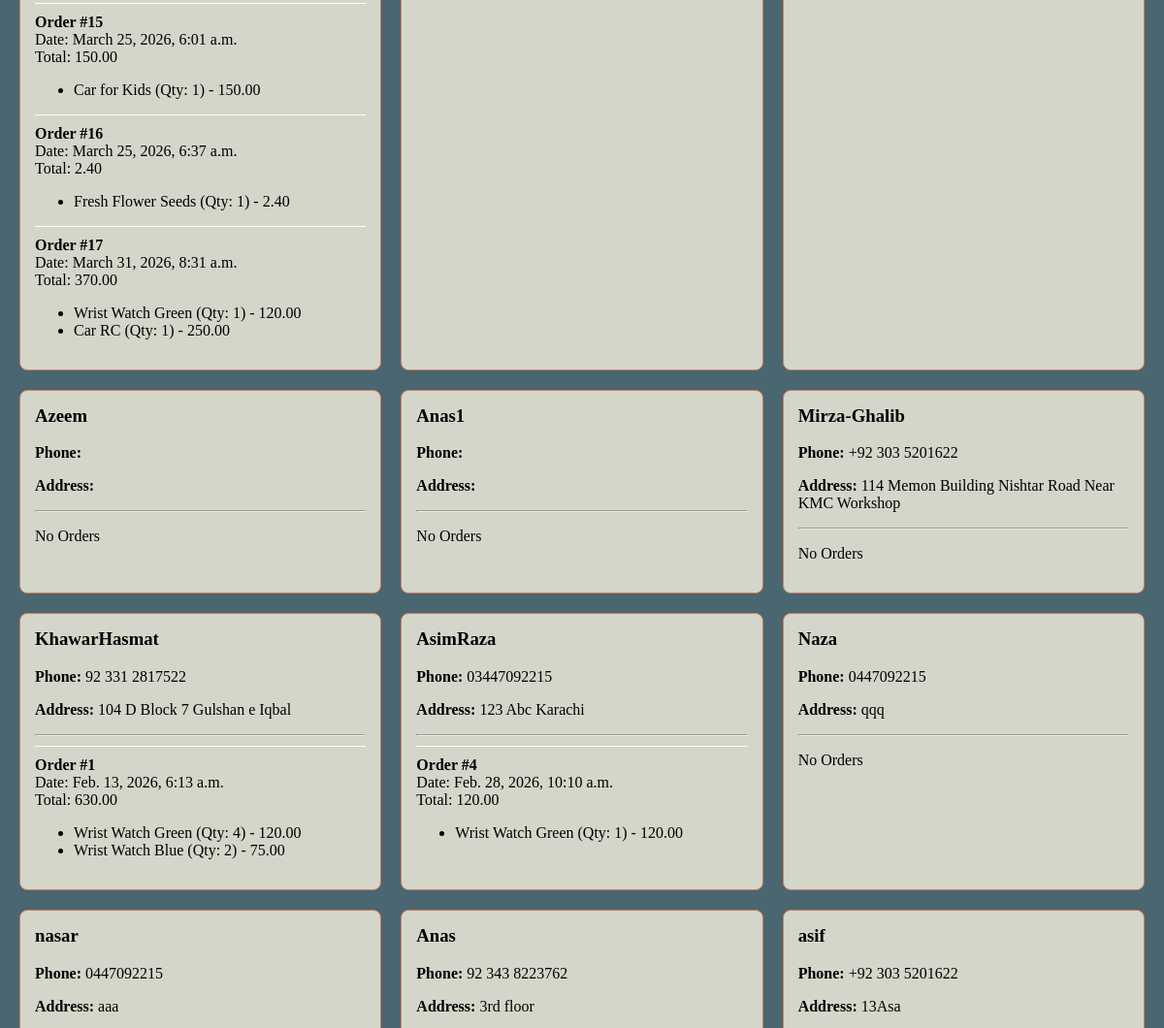
Page /accounts/customer-orders/ (signed in, middle part) on the earlier database version.
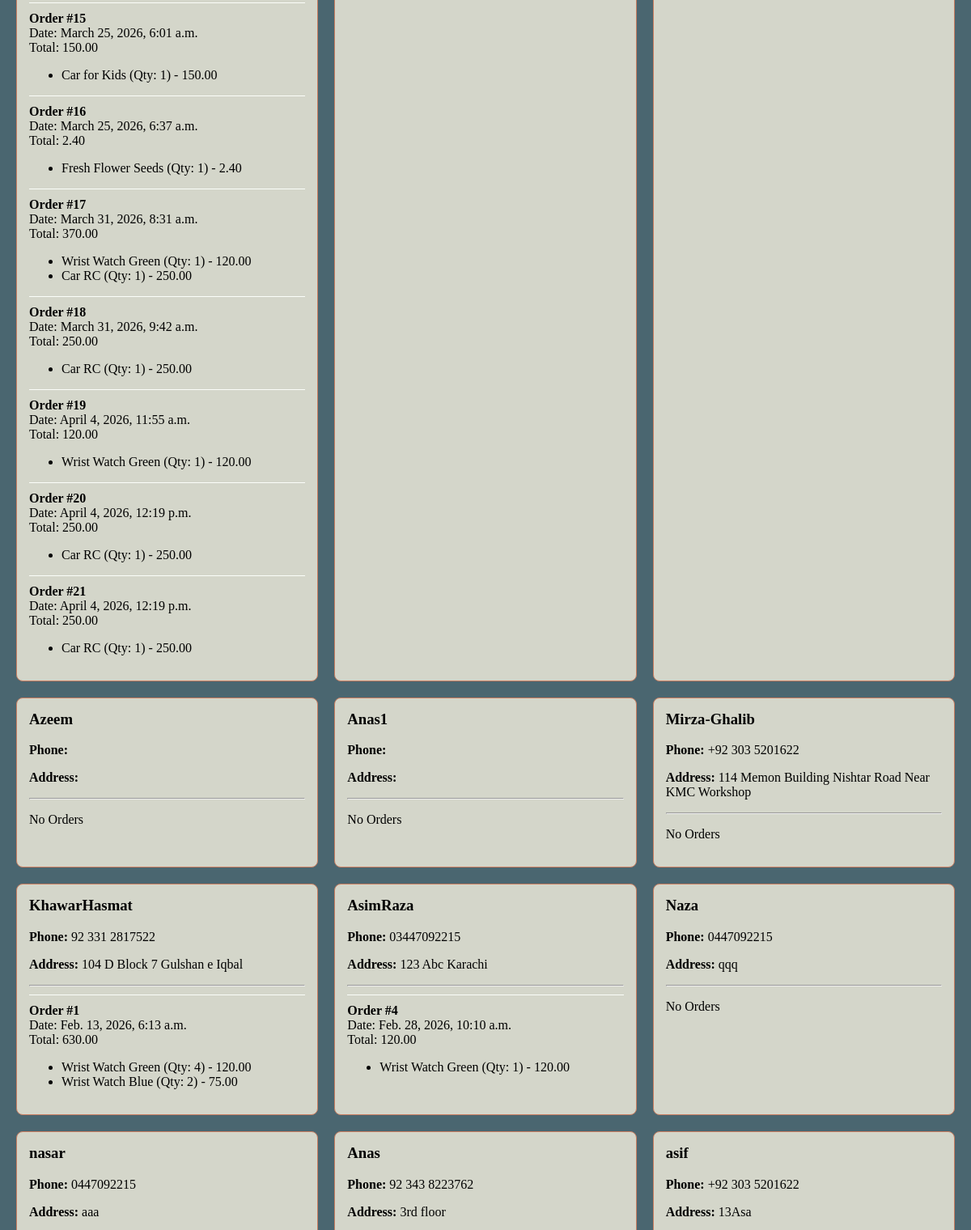
Same page on the later database version.
### shop/models.py (models this page shows, shortened)
class Order(models.Model):
    user = models.ForeignKey(User, on_delete=models.CASCADE) # Links an order to a user
    created_at = models.DateTimeField(auto_now_add=True)
    total_price = models.DecimalField(max_digits=10, decimal_places=2)
    completed = models.BooleanField(default=True)

class OrderItem(models.Model):
    order = models.ForeignKey(Order, on_delete=models.CASCADE) # Links an item to a specific order
    product = models.ForeignKey(Product, on_delete=models.CASCADE) # Links an item to a specific product
    quantity = models.PositiveIntegerField()
    price = models.DecimalField(max_digits=10, decimal_places=2) # Price at the time of purchase

class Product(models.Model):
    category = models.ForeignKey(
        Category,
        related_name='products', # Allows you to access products from a category instance (e.g., category.products.all())
        on_delete=models.CASCADE, # If a category is deleted, all its products are also deleted
        null=True,   # Allows products to initially exist without a category (useful for migration)
        blank=True   # Allows the category field to be blank in forms
    )
    name = models.CharField(max_length=200, db_index=True)
    slug = models.SlugField(max_length=200, db_index=True, unique=True)
    description = models.TextField(blank=True)
    price = models.DecimalField(max_digits=10, decimal_places=2)
    image = models.ImageField(upload_to='products/%Y/%m/%d/', blank=True, null=True) # Organizes uploads by date
    available = models.BooleanField(default=True)
    created = models.DateTimeField(auto_now_add=True) # Automatically sets creation timestamp
    updated = models.DateTimeField(auto_now=True) # Automatically updates timestamp on every save
    class Meta:
        ordering = ('name',) # Order products alphabetically by name
        indexes = [
            Index(fields=['id', 'slug']), # Composite index for ID and slug
            Index(fields=['name']),      # Index on the product name
            Index(fields=['-created']),  # Index for ordering by creation date (e.g., for "new arrivals")
        ]
    def save(self, *args, **kwargs):
        if not self.slug:
            self.slug = slugify(self.name)
        super().save(*args, **kwargs)

### accounts/models.py (models this page shows, shortened)
class Profile(models.Model):
    user = models.OneToOneField(User, on_delete=models.CASCADE)
    phone = models.CharField(max_length=20, blank=True)
    address = models.TextField(blank=True)

### accounts/views.py (the view)
# urls.py: path('customer-orders/', views.customer_orders, name='customer_orders'),
@staff_member_required
def customer_orders(request):
    users = User.objects.all()
    data = []
    for user in users:
        profile = Profile.objects.filter(user=user).first()
        orders = Order.objects.filter(user=user)
        data.append({
            "user": user,
            "profile": profile,
            "orders": orders
        })
    return render(request, "accounts/customer_orders.html", {"data": data})

### accounts/templates/accounts/customer_orders.html (shortened to what this page needs)
<div class="container">
{% for d in data %}
<div class="card">
    <h3>{{ d.user.username }}</h3>
    <p>
        <strong>Phone:</strong>
        {% if d.profile %}
            {{ d.profile.phone }}
        {% endif %}
    </p>
    <p>
        <strong>Address:</strong>
        {% if d.profile %}
            {{ d.profile.address }}
        {% endif %}
    </p>
    <hr>
    {% for order in d.orders %}
    <div class="order">
        <b>Order #{{ order.id }}</b><br>
        Date: {{ order.created_at }} <br>
        Total: {{ order.total_price }}
        <ul>
        {% for item in order.orderitem_set.all %}
            <li>
                {{ item.product.name }}
                (Qty: {{ item.quantity }})
                - {{ item.price }}
            </li>
        {% endfor %}
        </ul>
    </div>
    {% empty %}
        <p>No Orders</p>
    {% endfor %}
</div>
{% endfor %}
</div>

Differences in the rows shown:
added Order: id "18", created_at "March 31, 2026, 9:42 a.m.", total_price "250.00"
added OrderItem: product.name "Car RC", quantity "1", price "250.00", shown under "18"
added Order: id "19", created_at "April 4, 2026, 11:55 a.m.", total_price "120.00"
added OrderItem: product.name "Wrist Watch Green", quantity "1", price "120.00", shown under "19"
added Order: id "20", created_at "April 4, 2026, 12:19 p.m.", total_price "250.00"
added OrderItem: product.name "Car RC", quantity "1", price "250.00", shown under "20"
added Order: id "21", created_at "April 4, 2026, 12:19 p.m.", total_price "250.00"
added OrderItem: product.name "Car RC", quantity "1", price "250.00", shown under "21"
